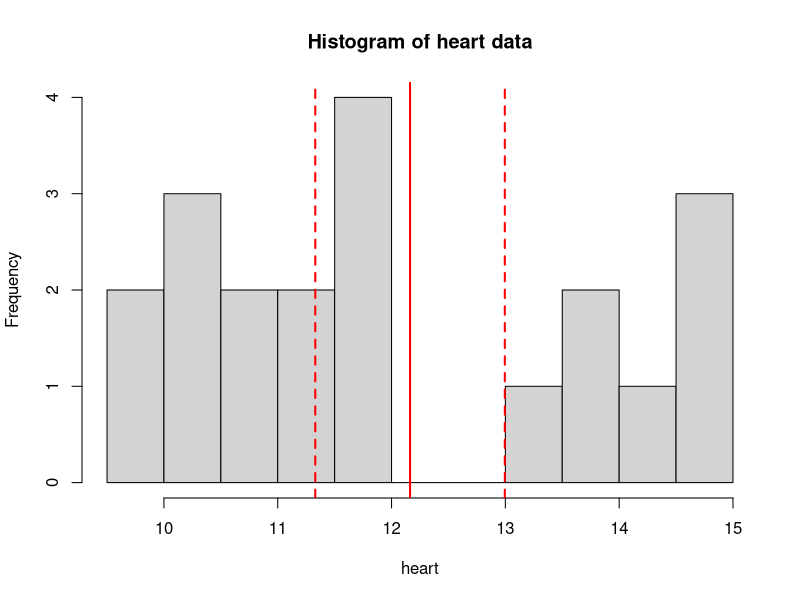
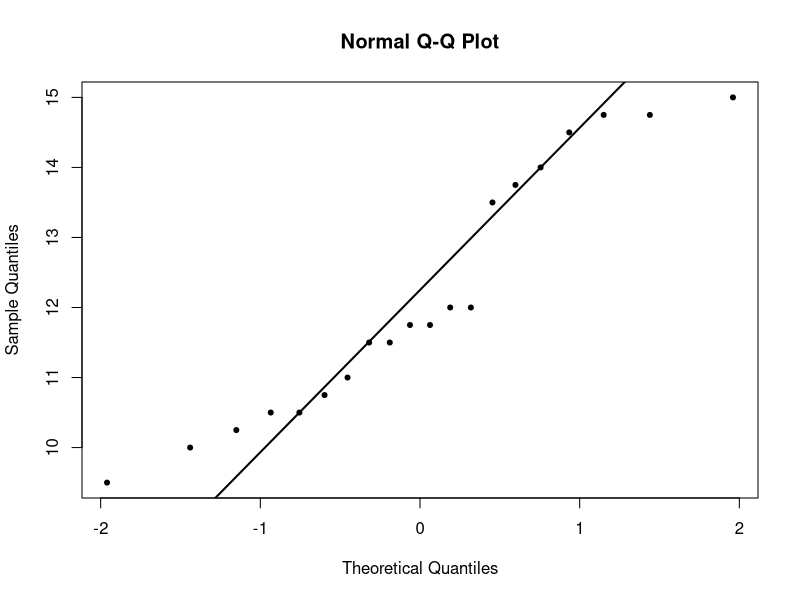
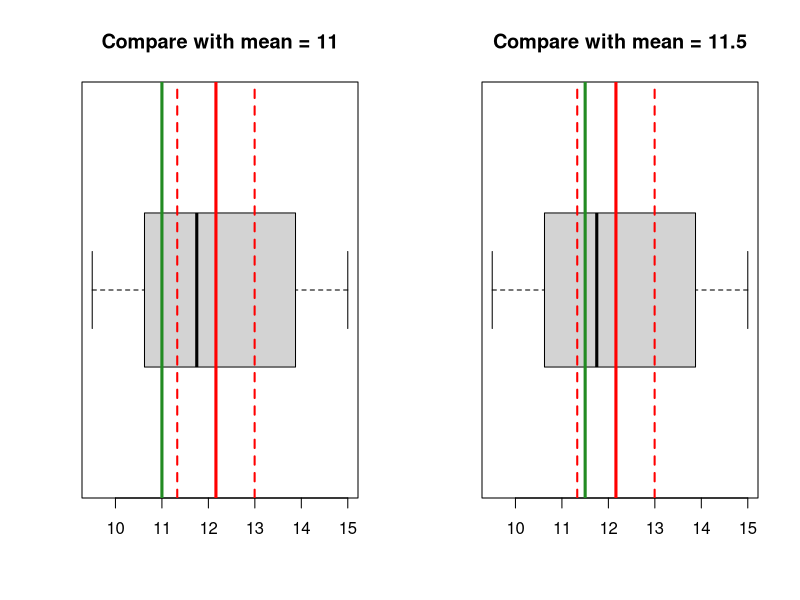
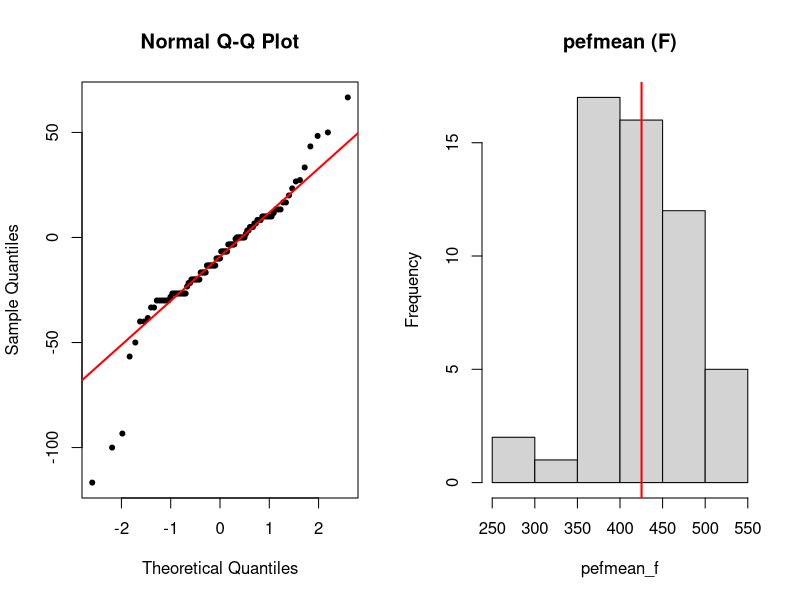
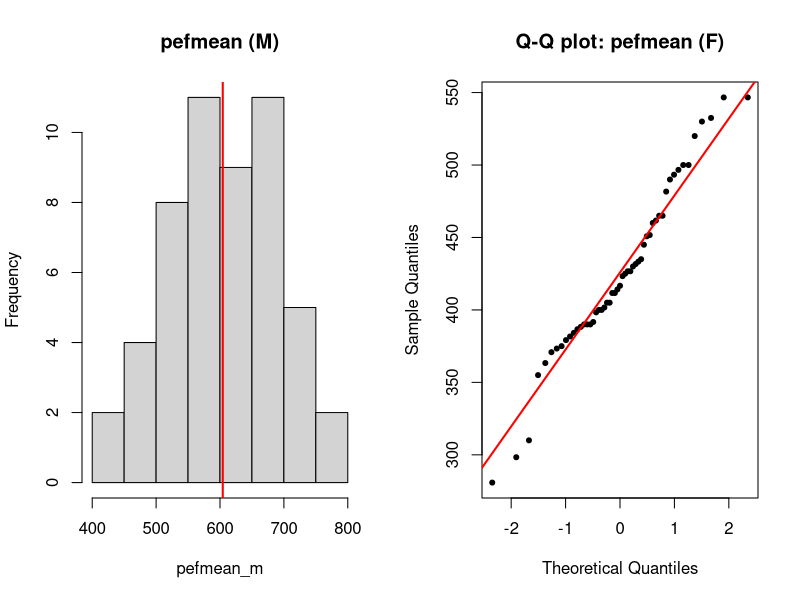
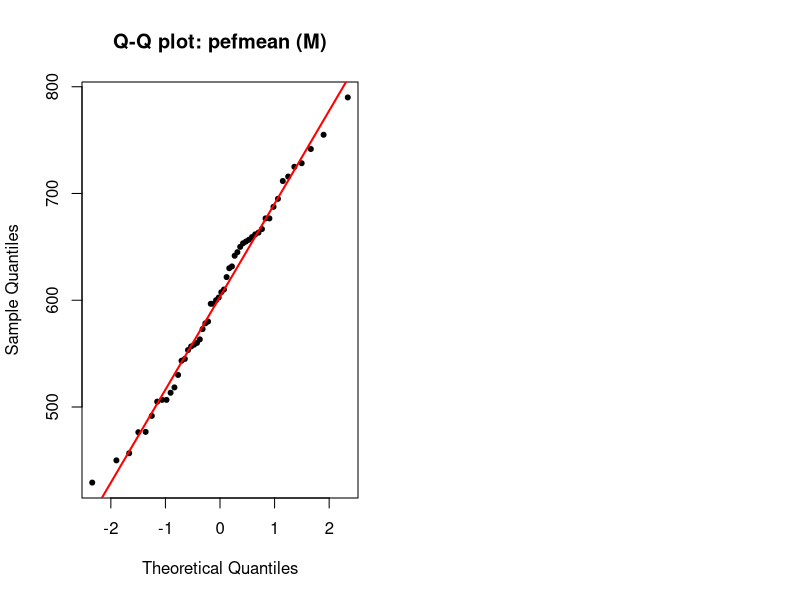

Here is the R script that generated these plots, in order:
# t-test

# exercise 1 (heart) ----

heart <- c(11.5, 14.75, 13.75, 10.5, 14.75,
           13.5, 10.75, 9.5, 11.75, 12, 
           10.5, 11.75, 10, 14.5, 12, 
           11, 14, 15, 11.5, 10.25)

# 1a) ----
# compute the mean
sum_heart <- 11.5 + 14.75 + 13.75 + 10.5 + 14.75 + 
  13.5 + 10.75 + 9.5 + 11.75 + 12 + 
  10.5 + 11.75 + 10 + 14.5 + 12 + 
  11 + 14 + 15 + 11.5 + 10.25

n <- 20 # length(heart)

sum_heart
sum_heart/20

# formula: sum(heart)/length(heart)
mean(heart)  # 12.162


# 1b) ----
# standard deviation, 95% confidence interval

# formula (sd): sqrt(1/(n-1) * (sum(xi - xbar)^2))
# translate into format that R can understand:

n <- 20  # length(heart)
sqrt(1/(n-1) * (sum((heart - mean(heart))^2))) # be careful with brackets

sd(heart) # 1.779


# 95% CI (quantile from t-distribution)
# formula: CI = xbar +- t(n-1, alpha/2) * sd/sqrt(n)
# translate into format R can understand:

t025 <- qt(p = 0.025, df = n-1) # -2.09
t975 <- qt(p = 0.975, df = n-1) # 2.09
c(t025, t975) # symmetric around 0

ci_lower <- mean(heart) - t975 * sd(heart)/sqrt(20)
ci_upper <- mean(heart) + t975 * sd(heart)/sqrt(20)
c(ci_lower, ci_upper)


# verify by doing a one-sample t-test
# by default, it tests whether mean is 0
t.test(heart)


# 1c) ----
# visually check
# histogram
hist(heart, breaks = 10, main = 'Histogram of heart data')
abline(v = mean(heart), col = 'red', lwd = 2)
abline(v = c(ci_lower, ci_upper), col = 'red', lwd = 2,
       lty = 'dashed')

# qqplot 
qqnorm(heart, pch = 20)
qqline(heart, lwd = 2)



# boxplot 
par(mfrow = c(1, 2))
# compare with 11
boxplot(heart, horizontal = T, main = 'Compare with mean = 11')
abline(v = mean(heart), col = 'red', lwd = 3)
abline(v = c(ci_lower, ci_upper), col = 'red', lwd = 2,
       lty = 'dashed')
abline(v = 11, col = 'forestgreen', lwd = 3)


# compare with 11.5
boxplot(heart, horizontal = T, main = 'Compare with mean = 11.5')
abline(v = mean(heart), col = 'red', lwd = 3)
abline(v = c(ci_lower, ci_upper), col = 'red', lwd = 2,
       lty = 'dashed')
abline(v = 11.5, col = 'forestgreen', lwd = 3)



# 1d) ----
# H0: mu = 11; H1: mu != 11
t.test(heart, mu = 11, conf.level = 0.95)


# H0: mu = 11.5; H1: mu != 11.5
t.test(heart, mu = 11.5, conf.level = 0.95)




# ___________ ----
# exercise 2 (lung function) ----

lung_data <- haven::read_dta('./lab/data/PEFH98-english.dta')

# recode gender: female, male
lung_data$gender <- factor(lung_data$gender, 
                           levels = c('1','2'),
                           labels = c('female','male')) 
head(lung_data)


# 2a) ----
# mean height (standard deviation, 95% ci) for male, female
head(lung_data[, c('height', 'gender')], 10)

gender <- lung_data$gender

# height for female
height_f <- lung_data$height[gender == 'female']
# number of females
nf <- length(height_f)  # 54

mean(height_f) # 169.57
sd(height_f) # 5.69
# se_f <- sd(height_f)/sqrt(54) 0.774

# quantile for t distribution 
t975 <- qt(p = 0.975, df = nf-1) # 2.005

# 95% CI 
ci_upper_f <- mean(height_f) + t975 * sd(height_f)/sqrt(nf) # 171.1277
ci_lower_f <- mean(height_f) - t975 * sd(height_f)/sqrt(nf) # 168.0204
c(ci_lower_f, ci_upper_f)
  


# height for male 
height_m <- lung_data$height[gender == 'male']
# number of males
nm <- length(height_m)  # 52


mean(height_m) # 181.87
sd(height_m) # 5.67
# se_m <- sd(height_m)/sqrt(52) # 0.786

# find quantile for males (pay attention to df)
t975 <- qt(p = 0.975, df = nm-1) # 2.007
# 95% CI
ci_upper_m <- mean(height_m) + t975 * sd(height_m)/sqrt(nm) # 183.44
ci_lower_m <- mean(height_m) - t975 * sd(height_m)/sqrt(nm)  # 180.28
c(ci_lower_m, ci_upper_m)

# verify by t.test
t.test(height_m)

# 2b) ----

t.test(height_f, mu = 167)

# calculate by hand
t_stat <- (mean(height_f) - 167)/(sd(height_f)/sqrt(nf))
t_stat  # 3.323

# compare this with t distribution with nf-1 degrees of freedom
pval_twosided <- pt(q = t_stat, df = nf-1, lower.tail = F)*2
pval_twosided




# 2c) ----
# compare pefsit1, pefsit2 (paired t-test)

pefsit1 <- lung_data$pefsit1
pefsit2 <- lung_data$pefsit2
# hist(pefsit1)
# hist(pefsit2)

t.test(pefsit1, pefsit2, paired = T)

# alternatively, you can test whether the difference is equal to 0
diff_sit1_sit2 <- pefsit1 - pefsit2
t.test(diff_sit1_sit2, mu = 0)



# 2d) ----
# compare pefsitm, pefstam (paired t-test)
pefsitm <- lung_data$pefsitm
pefstam <- lung_data$pefstam


t.test(pefsitm, pefstam, paired = T)




# 2e) -----
# check assumption 

diff_sitm_stam <- pefsitm - pefstam
qqnorm(diff_sitm_stam, pch = 20)
qqline(diff_sitm_stam, col = 'red', lwd = 2)


# 2f) ----
# compare pefmean for two genders
# this is independent two samples t-test
# we need two variables: pefmean for men, pefmean for women

pefmean_f <- lung_data$pefmean[gender == 'female']
pefmean_m <- lung_data$pefmean[gender == 'male']

# you can visually spot whether there is a difference
# par(mfrow = c(1, 2))
hist(pefmean_f, main = 'pefmean (F)')
abline(v = mean(pefmean_f, na.rm = T), col = 'red', lwd = 2)
hist(pefmean_m, main = 'pefmean (M)')
abline(v = mean(pefmean_m), col = 'red', lwd = 2)

# two sample t-test 
t.test(pefmean_f, pefmean_m, paired = F)


# 2g) ----

# par(mfrow = c(1, 2))
qqnorm(pefmean_f, pch = 20, main = 'Q-Q plot: pefmean (F)')
qqline(pefmean_f, col = 'red', lwd = 2)

qqnorm(pefmean_m, pch = 20, main = 'Q-Q plot: pefmean (M)')
qqline(pefmean_m, col = 'red', lwd = 2)






